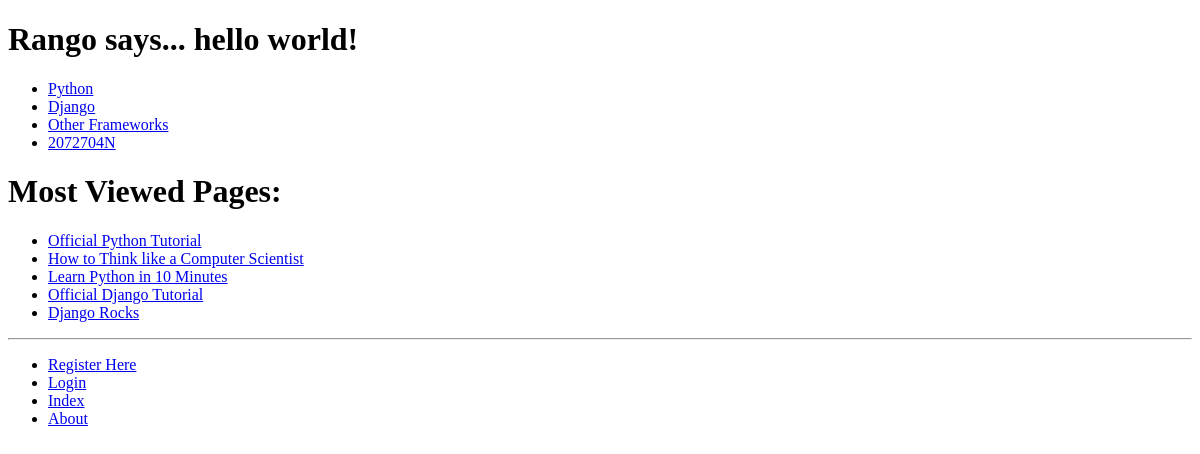
The app's page /rango/, older data.
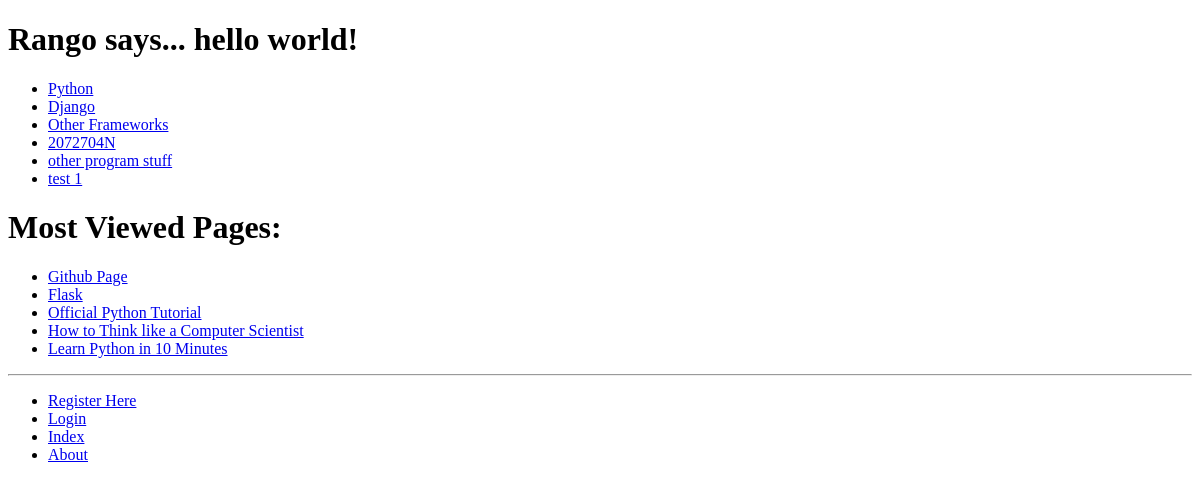
The same page, newer data.
### rango/models.py (models this page shows, shortened)
class Category(models.Model):
    name = models.CharField(max_length=128, unique=True)
    views = models.IntegerField(default=0)
    likes = models.IntegerField(default=0)
    slug = models.SlugField(unique=True)

class Page(models.Model):
    category = models.ForeignKey(Category)
    title = models.CharField(max_length=128)
    url = models.URLField()
    views = models.IntegerField(default=0)

### rango/views.py (the view)
def index(request):
    category_list = Category.objects.all()
    page_list = Page.objects.order_by('-views')[:5]
    context_dict = {'categories': category_list, 'pages': page_list}
    visits = request.session.get('visits')
    if not visits:
        visits = 1
    reset_last_visit_time = False
    last_visit = request.session.get('last_visit')
    if last_visit:
        last_visit_time = datetime.strptime(last_visit[:-7], "%Y-%m-%d %H:%M:%S")
        if (datetime.now() - last_visit_time).seconds > 0:
            visits = visits + 1
            reset_last_visit_time = True
    else:
        reset_last_visit_time = True
    if reset_last_visit_time:
        request.session['last_visit'] = str(datetime.now())
        request.session['visits'] = visits
    context_dict['visits'] = visits
    response = render(request,'rango/index.html', context_dict)
    return response

### templates/rango/index.html (shortened to what this page needs)
{% extends 'rango/base.html' %}
{% load staticfiles %}
{% block body_block %}
        {% if user.is_authenticated %}
		<h1>Rango says... hello {{ user.username }}!</h1>
		{% else %}
		<h1>Rango says... hello world!</h1>
		{% endif %}
        {% if categories %}
            <ul>
                {% for category in categories %}
					<li><a href="{% url 'category'  category.slug %}">{{ category.name }}</a></li>
				{% endfor %}
            </ul>
        {% else %}
            <strong>There are no categories present.</strong>
        {% endif %}
		<h1> Most Viewed Pages: </h1>
		{% if pages %}
            <ul>
                {% for page in pages %}
                <li><a href="{{page.url}}">{{ page.title }}</a></li>
                {% endfor %}
            </ul>
        {% else %}
            <strong>There are no pages present.</strong>
        {% endif %}
{% endblock %}

Row changes from the older to the newer data that the page shows:
no longer on this page (row unchanged): Page: title "Official Django Tutorial"
no longer on this page (row unchanged): Page: title "Django Rocks"
added Category: name "other program stuff"
added Category: name "test 1"
added Page: title "Github Page"
added Page: title "Flask"
